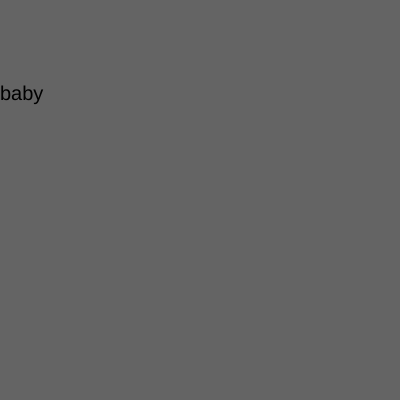
Frame 1 (no input)
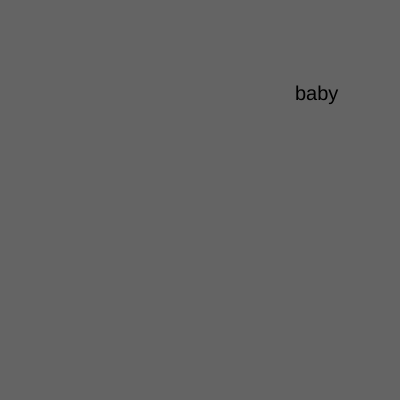
Frame 60 (no input)
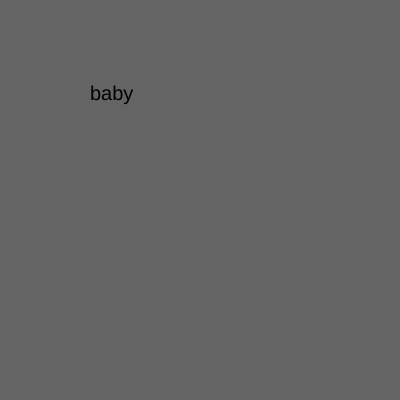
Frame 120 (the mouse pressed at the canvas centre since frame 60)

The p5.js sketch that drew these frames (run headless with seeded random() and noise() and a simulated clock; from frame 60 on, the mouse is pressed at the canvas centre):

// p5.js sketch
// ── sketch.js
let x = 0;

function setup() {
  createCanvas(400, 400);
}

function draw() {
  background(100);
  //rect(x,100,100,100);
  textSize(20);
  text("baby",x,100);
  x += 5;
  if(x > width) {
    x = -100;
  }
}
